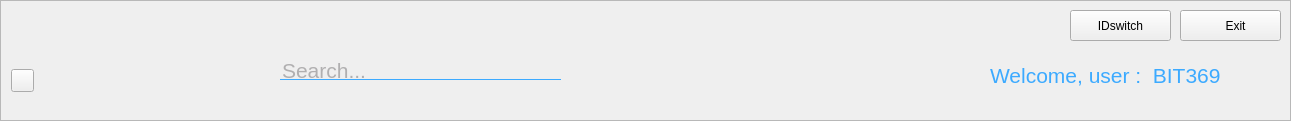
   <widget class="QFrame" name="frame">
    <property name="geometry">
     <rect>
      <x>0</x>
      <y>0</y>
      <width>1291</width>
      <height>121</height>
     </rect>
    </property>
    <property name="font">
     <font>
      <family>Arial Black</family>
      <weight>75</weight>
      <bold>true</bold>
     </font>
    </property>
    <property name="styleSheet">
     <string notr="true">#frame{
	border-bottom:1px solid  ;
	border-bottom-color: rgb(211, 211, 211);
}</string>
    </property>
    <property name="frameShape">
     <enum>QFrame::StyledPanel</enum>
    </property>
    <property name="frameShadow">
     <enum>QFrame::Raised</enum>
    </property>
    <widget class="QToolButton" name="toolButton_5">
     <property name="geometry">
      <rect>
       <x>11</x>
       <y>69</y>
       <width>23</width>
       <height>23</height>
      </rect>
     </property>
     <property name="text">
      <string/>
     </property>
    </widget>
    <widget class="QToolButton" name="toolButton_7">
     <property name="geometry">
      <rect>
       <x>1220</x>
       <y>40</y>
       <width>51</width>
       <height>61</height>
      </rect>
     </property>
     <property name="styleSheet">
      <string notr="true">border:none;</string>
     </property>
     <property name="text">
      <string/>
     </property>
     <property name="icon">
      <iconset resource="UIresource/login.qrc">
       <normaloff>:/function/user.png</normaloff>:/function/user.png</iconset>
     </property>
     <property name="iconSize">
      <size>
       <width>35</width>
       <height>35</height>
      </size>
     </property>
    </widget>
    <widget class="QLineEdit" name="lineEdit">
     <property name="geometry">
      <rect>
       <x>280</x>
       <y>60</y>
       <width>281</width>
       <height>20</height>
      </rect>
     </property>
     <property name="font">
      <font>
       <family>Arial</family>
       <pointsize>-1</pointsize>
      </font>
     </property>
     <property name="styleSheet">
      <string notr="true">#lineEdit{
	
	background-color: rgba(0,0,0,0);
	font-size:21px;
	border:none;
	color:#717072;
	border-bottom:1px solid  rgba(60, 170, 255);
}</string>
     </property>
     <property name="placeholderText">
      <string>Search...</string>
     </property>
    </widget>
    <widget class="QToolButton" name="toolButton_6">
     <property name="geometry">
      <rect>
       <x>0</x>
       <y>-10</y>
       <width>241</width>
       <height>141</height>
      </rect>
     </property>
     <property name="styleSheet">
      <string notr="true">image: url(:/background/logo.png);
border:none;</string>
     </property>
     <property name="text">
      <string/>
     </property>
    </widget>
    <widget class="QToolButton" name="toolButton_8">
     <property name="geometry">
      <rect>
       <x>540</x>
       <y>60</y>
       <width>20</width>
       <height>20</height>
      </rect>
     </property>
     <property name="styleSheet">
      <string notr="true">border:none;
</string>
     </property>
     <property name="text">
      <string/>
     </property>
     <property name="icon">
      <iconset resource="UIresource/login.qrc">
       <normaloff>:/function/cancel.png</normaloff>:/function/cancel.png</iconset>
     </property>
    </widget>
    <widget class="QLabel" name="label_2">
     <property name="geometry">
      <rect>
       <x>990</x>
       <y>60</y>
       <width>241</width>
       <height>31</height>
      </rect>
     </property>
     <property name="font">
      <font>
       <family>Arial</family>
       <pointsize>-1</pointsize>
      </font>
     </property>
     <property name="styleSheet">
      <string notr="true">color: rgb(60, 170, 255);
border:none;
font-size:21px;
background:transparent;</string>
     </property>
     <property name="text">
      <string>Welcome, user :  BIT369</string>
     </property>
    </widget>
    <widget class="QToolButton" name="toolButton_11">
     <property name="geometry">
      <rect>
       <x>1070</x>
       <y>10</y>
       <width>101</width>
       <height>31</height>
      </rect>
     </property>
     <property name="styleSheet">
      <string notr="true">color:black;
font: 63 9pt &quot;Bahnschrift SemiBold&quot;;
font-size:15;</string>
     </property>
     <property name="text">
      <string>IDswitch</string>
     </property>
     <property name="icon">
      <iconset resource="UIresource/login.qrc">
       <normaloff>:/function/switch_user.png</normaloff>:/function/switch_user.png</iconset>
     </property>
     <property name="iconSize">
      <size>
       <width>30</width>
       <height>30</height>
      </size>
     </property>
     <property name="toolButtonStyle">
      <enum>Qt::ToolButtonTextBesideIcon</enum>
     </property>
    </widget>
    <widget class="QToolButton" name="toolButton_12">
     <property name="geometry">
      <rect>
       <x>1180</x>
       <y>10</y>
       <width>101</width>
       <height>31</height>
      </rect>
     </property>
     <property name="styleSheet">
      <string notr="true">color:black;
font: 63 9pt &quot;Bahnschrift SemiBold&quot;;
font-size:15;
</string>
     </property>
     <property name="text">
      <string>   Exit</string>
     </property>
     <property name="icon">
      <iconset resource="UIresource/login.qrc">
       <normaloff>:/function/exit.png</normaloff>:/function/exit.png</iconset>
     </property>
     <property name="iconSize">
      <size>
       <width>50</width>
       <height>50</height>
      </size>
     </property>
     <property name="toolButtonStyle">
      <enum>Qt::ToolButtonTextBesideIcon</enum>
     </property>
    </widget>
    <widget class="QToolButton" name="toolButton_24">
     <property name="geometry">
      <rect>
       <x>250</x>
       <y>60</y>
       <width>31</width>
       <height>21</height>
      </rect>
     </property>
     <property name="styleSheet">
      <string notr="true">background:transparent;
border:none;</string>
     </property>
     <property name="text">
      <string/>
     </property>
     <property name="icon">
      <iconset resource="UIresource/login.qrc">
       <normaloff>:/background/search.png</normaloff>:/background/search.png</iconset>
     </property>
    </widget>
   </widget>
